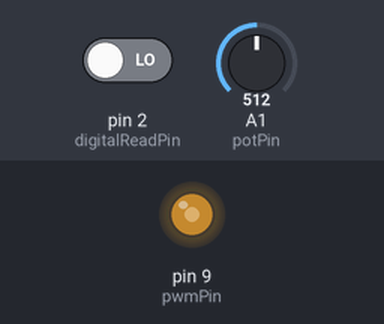
This sketch was run on a simulated Arduino Uno, built with avr-gcc and run on an emulated ATmega328P. Parts: output pins drawn as LEDs (lit = HIGH). The inputs (shaded band) are chosen by the test bench; at power-on: A1 (potPin) = 512, pin 2 (digitalReadPin) LOW. What the sketch prints to the serial monitor is not drawn.

Above: at 1.2 s.
1.3 s: A1 (potPin) set to 716
At 2.3 s:
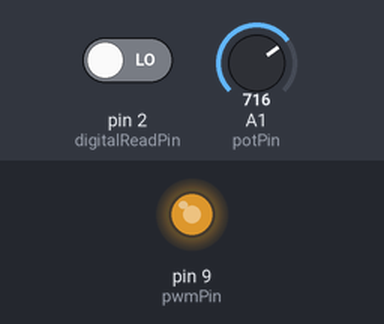
2.8 s: A1 (potPin) set to 900
At 3.4 s:
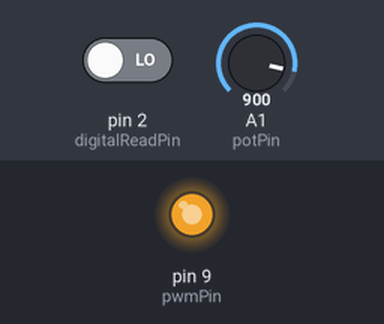
4.3 s: A1 (potPin) set to 122
At 4.6 s:
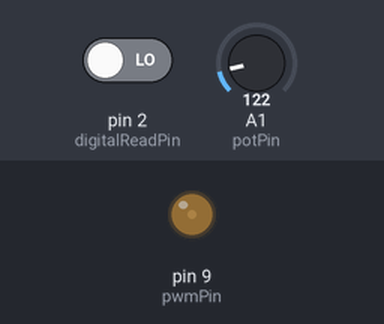
5.8 s: A1 (potPin) set to 0
At 6.9 s:
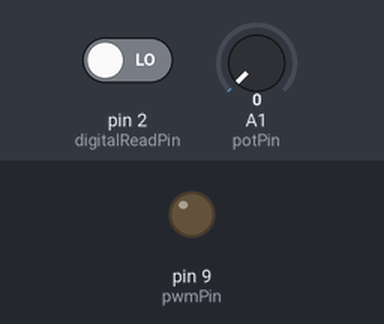
7.3 s: A1 (potPin) set to 511
At 8.1 s:
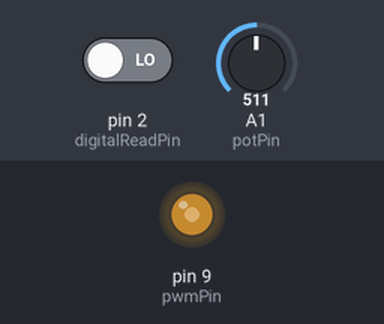
Timing chart, 0 to 9.8 s (numbered marks = the images above; inputs shaded):
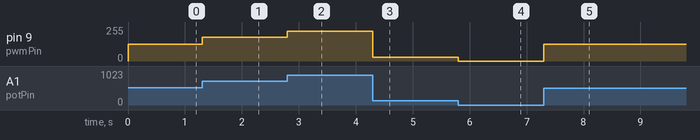

The sketch:

06_Pulse-Width-Modulation.ino
```cpp
// RTS SoSe 2025
// Zakaria Boujana
// Pulse-Width-Modulation
const int potPin = A1;
const int pwmPin = 9;
const int digitalReadPin = 2;

void setup() {
  Serial.begin(2000000);
  pinMode(pwmPin, OUTPUT);
  pinMode(digitalReadPin, INPUT);
}

void loop() {
  int potValue = analogRead(potPin);

  int pwmValue = map(potValue, 0, 1023, 0, 255);

  analogWrite(pwmPin, pwmValue);

  int digitalValue = digitalRead(digitalReadPin);

  // Output to Serial Plotter
  Serial.println(digitalValue, DEC);

  // Very short or no delay for high-frequency sampling
  delayMicroseconds(50);
}

// HOW TO VIEW THE PWM SIGNAL:
// 1. Upload this sketch to your Arduino
// 2. In Arduino IDE: Tools -> Serial Plotter
// 3. Set baud rate to 2000000 (bottom right corner)
// 4. Turn the potentiometer to see the PWM waveform change
// 5. The graph shows HIGH (1) and LOW (0) states of the PWM signal
```

Measured:
- after the input at 1.3 s, pin 9 (pwmPin): 127/255 → 178/255 at once
- after the input at 2.8 s, pin 9 (pwmPin): 178/255 → 224/255 at once
- after the input at 4.3 s, pin 9 (pwmPin): 224/255 → 30/255 at once
- after the input at 5.8 s, pin 9 (pwmPin): 30/255 → 0/255 at once
- after the input at 7.3 s, pin 9 (pwmPin): 0/255 → 127/255 at once
